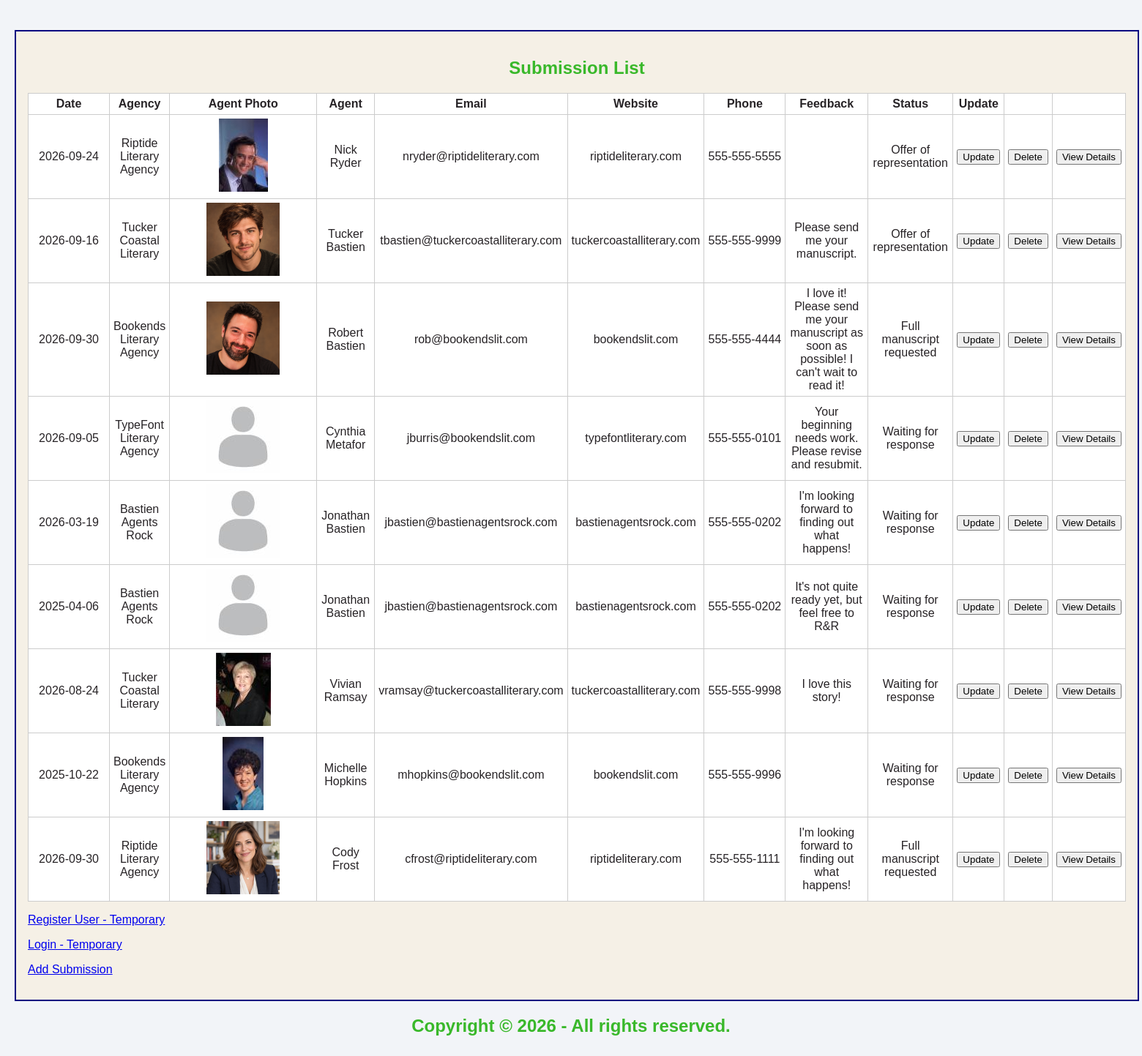
Before: / with the older database file.
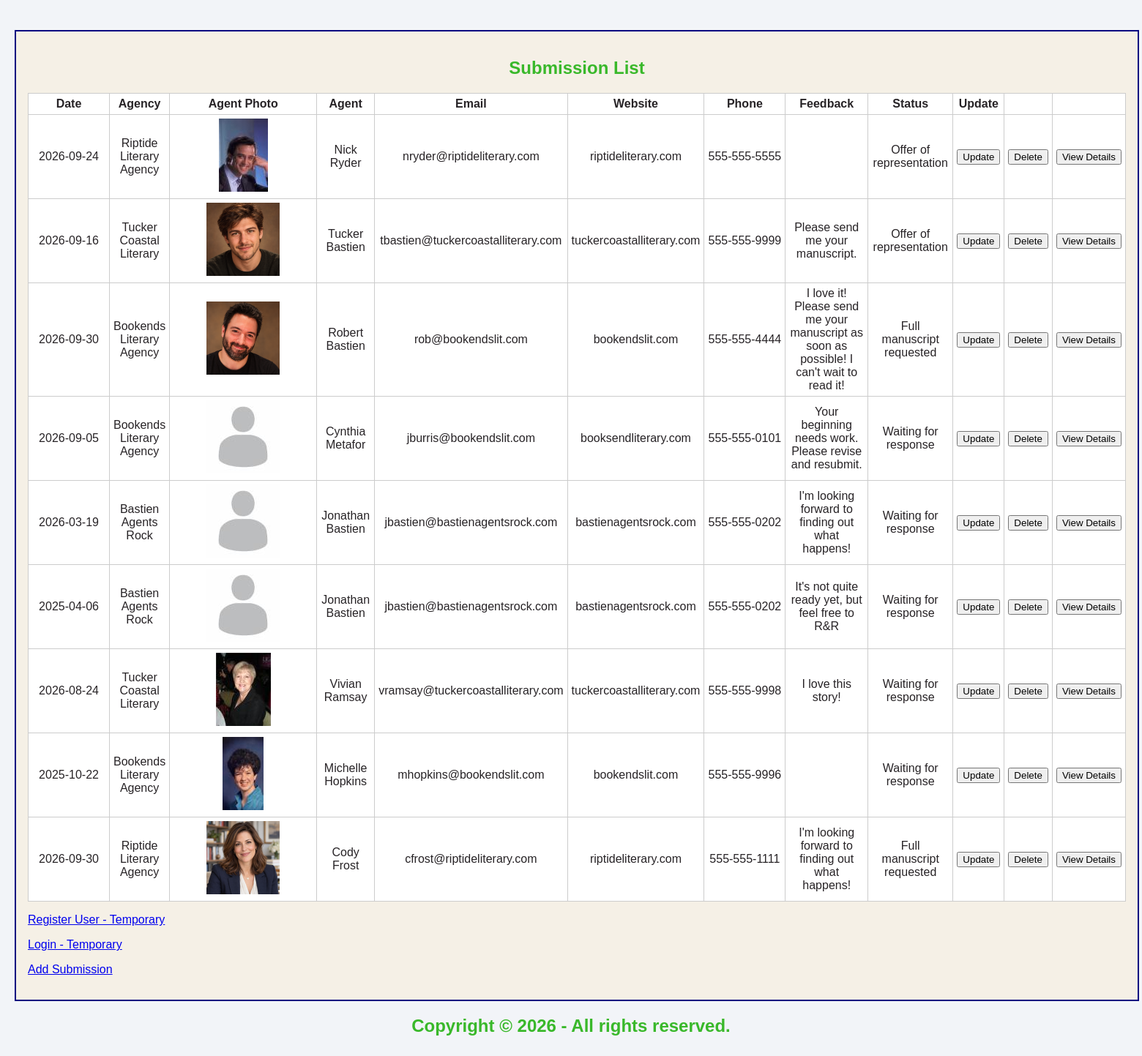
After: the same page with the newer database file.
### tables this page shows
CREATE TABLE `submissions` (
  `submissionID` int(11) NOT NULL,
  `submissionDate` date NOT NULL,
  `agencyName` varchar(50) NOT NULL,
  `imageName` varchar(50) DEFAULT NULL,
  `agentName` varchar(50) NOT NULL,
  `emailAddress` varchar(50) NOT NULL,
  `websiteAddress` varchar(50) NOT NULL,
  `phoneNumber` varchar(50) NOT NULL,
  `feedback` varchar(250) DEFAULT NULL,
  `statusID` int(11) NOT NULL
);

CREATE TABLE `status_types` (
  `statusID` int(11) NOT NULL,
  `statusType` varchar(50) NOT NULL
);

### index.php (the view, shortened to what this page needs)
<?php
  require("database.php");
  $querySubmissions = 'SELECT s.submissionDate, s.submissionID, s.agencyName, s.imageName, s.agentName, s.emailAddress,
  s.websiteAddress, s.phoneNumber, s.feedback, t.statusType
  FROM submissions s
  LEFT JOIN status_types t ON s.statusID = t.statusID';
  $statement = $db->prepare($querySubmissions);
  $statement->execute();
  $submissions = $statement->fetchAll();
?>
<!DOCTYPE html>
<html>
  <head>
    <link rel="stylesheet" type="text/css" href="css/submission.css" />
  </head>
  <body>
    <main id="agentList">
      <h2>Submission List</h2>
      <table>
        <tr>
          <th>Date</th>
          <th>Agency</th>
          <th>Agent Photo</th>
          <th>Agent</th>
          <th>Email</th>
          <th>Website</th>
          <th>Phone</th>
          <th>Feedback</th>
          <th>Status</th>
          <th>Update</th>
          <th>&nbsp;</th>
          <th>&nbsp;</th>
        </tr>
        <?php foreach ($submissions as $submission): ?>
          <tr>
            <td><?php echo htmlspecialchars($submission['submissionDate']); ?></td>
            <td><?php echo htmlspecialchars($submission['agencyName']); ?></td>
            <td>
              <img src="<?php echo htmlspecialchars('./images/' . $submission['imageName']); ?>"
              alt="<?php echo htmlspecialchars($submission['agentName'] . ' photo'); ?>" />
              </td>
            <td><?php echo htmlspecialchars($submission['agentName']); ?></td>
            <td><?php echo htmlspecialchars($submission['emailAddress']); ?></td>
            <td><?php echo htmlspecialchars($submission['websiteAddress']); ?></td>
            <td><?php echo htmlspecialchars($submission['phoneNumber']); ?></td>
            <td><?php echo htmlspecialchars($submission['feedback']); ?></td>
            <td><?php echo htmlspecialchars($submission['statusType']); ?></td>
            <td>
              <form action="update_submission_form.php" method="post">
                <input type="submit" value="Update" />
              </form>
            </td>
             <td>
              <form action="delete_submission.php" method="post">
                <input type="submit" value="Delete" />
              </form>
            </td>
             <td>
              <form action="submission_details.php" method="post">
                <input type="submit" value="View Details" />
              </form>
            </td>
          </tr>
        <?php endforeach; ?>
      </table>
       <p><a href="register_user_form.php">Register User - Temporary</a></p>
       <p><a href="login_form.php">Login - Temporary</a></p>
      <p><a href="add_submission_form.php">Add Submission</a></p>
    </main>
    <?php include("footer.php"); ?>
  </body>
</html>

### footer.php
<footer>
  <h2>Copyright &copy; 2026 - All rights reserved.</h2>
</footer>

### css/submission.css (style rules this page uses)
body { font-family: Arial, sans-serif; background: #f2f4f8; margin: 0; padding: 20px; }
main { display: block; margin: 0 auto; padding: 1em; background: #F5F0E6; color: #272326; border: 2px solid #000080; }
#agentList { width: 1500px; }
h2 { text-align: center; color: #39B82A; }
table { width: 100%; background: #FFFEFA; border-collapse: collapse; text-align: center; }
th, td { padding: 5px; border: 1px solid #ccc; text-align: center; vertical-align: middle; }
#agentList table, th, td { background-color: #fff; }
th:nth-child(1), td:nth-child(1) { width: 100px; }
th:nth-child(2), td:nth-child(2) { width: 40px; }
th:nth-child(3), td:nth-child(3) { width: 190px; }
th:nth-child(6), td:nth-child(6) { width: 125px; }
th:nth-child(7), td:nth-child(7) { width: 100px; }

Changed rows visible on the page:
changed submissions "Cynthia Metafor": agencyName "TypeFont Literary Agency" → "Bookends Literary Agency"; websiteAddress "typefontliterary.com" → "booksendliterary.com"
